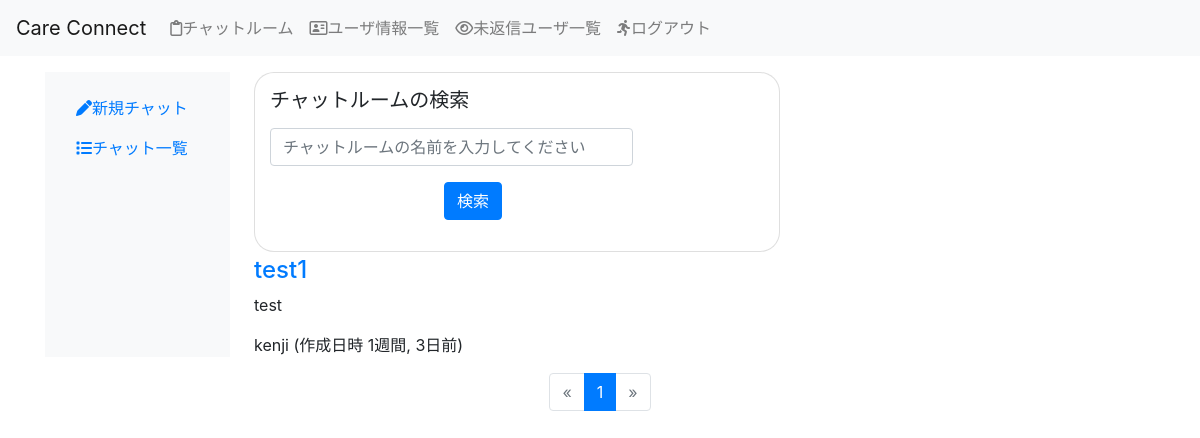
Screenshot of /chat/ (signed in) with the database file from the repository.
### chat/models.py (models this page shows, shortened)
class Room(models.Model):
    host = models.ForeignKey(settings.AUTH_USER_MODEL, on_delete=models.CASCADE)
    name = models.CharField(gettext_lazy("Room name"), max_length=255)
    description = models.TextField(gettext_lazy("Description"))
    participants = models.ManyToManyField(
        settings.AUTH_USER_MODEL,
        related_name="rooms",
        verbose_name=gettext_lazy("Participants"),
        blank=True,
    )
    created_at = models.DateTimeField(
        gettext_lazy("Created time"), default=timezone.now
    )
    objects = RoomQueryset.as_manager()

### accounts/models.py (models this page shows)
class User(AbstractBaseUser, PermissionsMixin):
    username = models.CharField(
        gettext_lazy("user name"),
        max_length=128,
        default="",
        blank=True,
    )
    email = models.EmailField(gettext_lazy("E-mail address"), unique=True)
    is_staff = models.BooleanField(
        gettext_lazy("staff status"),
        default=False,
        help_text=gettext_lazy(
            "Designates whether the user can log into this admin site."
        ),
    )
    is_active = models.BooleanField(
        gettext_lazy("active"),
        default=True,
        help_text=gettext_lazy(
            "Designates whether this user should be treated as active."
            "Unselect this instead of deleting accounts."
        ),
    )
    date_joined = models.DateTimeField(
        gettext_lazy("date joined"), default=timezone.now
    )
    objects = CustomUserManager()
    USERNAME_FIELD = "email"
    REQUIRED_FIELDS = []
    class Meta:
        verbose_name = gettext_lazy("user")
        verbose_name_plural = gettext_lazy("users")
    def __str__(self):
        return self.__unicode__()
    def __unicode__(self):
        return self.username or self.email

### chat/views.py (the view)
# urls.py: path("", views.Index.as_view(), name="index"),
class Index(LoginRequiredMixin, ListView):
    model = models.Room
    template_name = "chat/index.html"
    context_object_name = "rooms"
    paginate_by = 10
    def get_queryset(self):
        queryset = super().get_queryset()
        form = forms.SearchForm(self.request.GET or None)
        keywords = form.get_keywords()
        return queryset.filtering(user=self.request.user, keywords=keywords)
    def get_context_data(self, **kwargs):
        context = super().get_context_data(**kwargs)
        context["search_form"] = forms.SearchForm(self.request.GET or None)
        return context

### chat/forms.py
class SearchForm(forms.Form):
    keywords = forms.CharField(
        label=gettext_lazy("keywords (split space)"),
        required=False,
        widget=forms.TextInput(
            attrs={
                "placeholder": gettext_lazy("チャットルームの名前を入力してください"),
                "class": "form-control",
            }
        ),
    )
    def get_keywords(self):
        init_keywords = ""
        keywords = init_keywords
        if self.is_valid():
            keywords = self.cleaned_data.get("keywords", init_keywords)
        return keywords

### chat/models.py (called while the page is built)
    def _related_user(self, user=None):
        try:
            queryset = self.filter(
                models.Q(host=user) | models.Q(participants__in=[user.pk])
            )
        except:
            queryset = self
        return queryset

    def filtering(self, user=None, keywords="", order="-created_at"):
        words = keywords.split()
        queryset = self._related_user(user=user)
        if words:
            condition = reduce(
                operator.or_, (models.Q(name__icontains=word) for word in words)
            )
            queryset = queryset.filter(condition)
        return queryset.order_by(order).distinct()

### templates/chat/index.html (shortened to what this page needs)
{% extends 'base.html' %}
{% load static %}
{% load humanize %}
{% block header  %}
    <link rel="stylesheet" type="text/css" href="{% static 'css/chat_room.css' %}">
{% endblock  %}
{% block content %}
<div class="container-fluid">
    <div class="row">
        <nav class="col-md-3 col-lg-2 d-md-block bg-light sidebar">
            <div class="sidebar-sticky pt-3">
                <ul class="nav flex-column">
                    <li class="nav-item">
                        <a class="nav-link active" href="{% url 'chat:create_room' %}">
                        <i class="fa-solid fa-pen"></i>新規チャット
                        </a>
                    </li>
                    <li class="nav-item">
                        <a class="nav-link" href="{% url 'chat:index' %}">
                        <i class="fa-solid fa-list"></i>チャット一覧
                        </a>
                    </li>
                </ul>
            </div>
        </nav>
        <main role="main" class="col-md-9 ml-sm-auto col-lg-10 px-md-4">
            <div class="card">
                <div class="card-body">
                    <div class="d-flex justify-content-between">
                        <h5 class="card-title mb-3">チャットルームの検索</h5>
                    </div>
                    <form action="", method="GET">
                        <div class="form-group row">
                            <div class="col-9">
                                {{ search_form.keywords }}
                            </div>
                        </div>
                        <div class="form-group row">
                            <div class="col-9 col-sm-9 col-md-9 col-lg-6 col-xl-6 d-flex">
                                <div class="ml-auto">
                                    <button type="submit" class="btn btn-primary">検索</button>
                                </div>
                            </div>
                        </div>
                    </form>
                </div>
            </div>
            <section>
            {% for room in rooms %}
                <article>
                    <div class="row">
                        <div class="col-8">
                            <h4 class="h4 mt-1"><a href="{% url 'chat:enter_room' room.pk %}">{{ room.name }}</a></h4>
                            <p>{{ room.description }}</p>
                            <div>
                                <span>{{ room.host|stringformat:"s" }}</span>
                                <time datetime="{{ room.created_at|date:'Y-m-d' }}">(作成日時 {{ room.created_at|naturaltime }})</time>
                            </div>
                        </div>
                        <div class="col-4">
                        </div>
                    </div>
                </article>
            {% empty %}
                <article>
                    <p>No rooms exists.</p>
                </article>
            {% endfor %}
            </section>
        </main>
    </div>
</div>
{% if rooms %}
<div class="row justify-content-center">
    <div class="col-9">
{% include "pagination.html" %}
    </div>
</div>
{% endif %}
{% endblock %}

### static/css/chat_room.css (style rules this page uses)
.card { border-radius: 20px; padding: 10px; max-width: 60%; }
.card-body { padding: 5px; }

### rows the page displays
Room: name "test1", description "test", host "kenji", created_at "1週間, 3日前"

### other values shown
{{ num }} "1"
